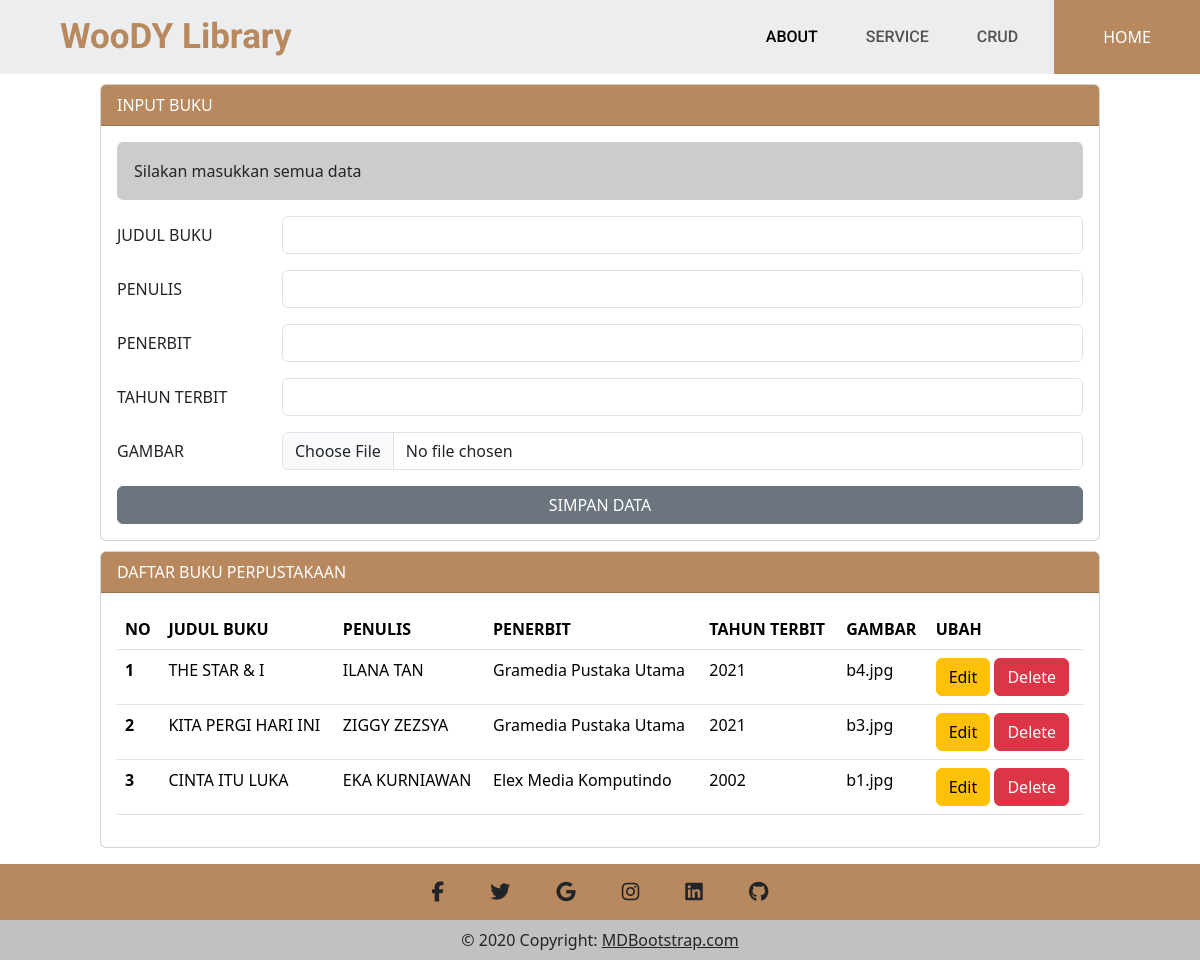
The page / on the database its author committed.
### index.php (the view, shortened to what this page needs)
<?php
include('koneksi.php');
$judulBuku = "";
$penulis = "";
$penerbit = "";
$tahunTerbit = "";
$error = "";
if (isset($_GET['op'])) {
    $op = $_GET['op'];
} else {
    $op = "";
}
if (isset($_POST['simpan'])) {
    $judulBuku = $_POST['judulBuku'];
    $penulis = $_POST['penulis'];
    $penerbit = $_POST['penerbit'];
    $tahunTerbit = $_POST['tahunTerbit'];
    $gambar = $_FILES['gambar']['name'];
    $source = $_FILES['gambar']['tmp_name'];
    move_uploaded_file($source, $gambar);
    if ($judulBuku && $penulis && $penerbit && $tahunTerbit && $gambar) {
        if ($op == 'edit') {
            $sql1 = "update `book-library` set `JUDUL BUKU` = '$judulBuku', `PENULIS` = '$penulis', `PENERBIT` = '$penerbit', `TAHUN TERBIT` = '$tahunTerbit', `GAMBAR` = `$gambar` where id = '$id'";
            $q1 = mysqli_query($koneksi, $sql1);
            if ($q1) {
                $sukses = "Data berhasil diupdate";
            } else {
                $error = "Data gagal diupdate";
            }
        } else {
            $sql1 = "INSERT INTO `book-library`(`JUDUL BUKU`, `PENULIS`, `PENERBIT`, `TAHUN TERBIT`, `GAMBAR`) values ('$judulBuku','$penulis','$penerbit','$tahunTerbit','$gambar')";
            $q1 = mysqli_query($koneksi, $sql1);
            if ($q1) {
                $sukses = "Berhasil memasukkan data baru";
            } else {
                $error = "Gagal memasukkan data";
            }
        }
    }
} else {
    $error = "Silakan masukkan semua data";
}
?>
<!DOCTYPE html>
<html lang="en">
<head>
    <link href="https://cdn.jsdelivr.net/npm/bootstrap@5.3.1/dist/css/bootstrap.min.css" rel="stylesheet"
>
</head>
<body>
    <nav class="hero navbar navbar-expand-lg p-0 stiky-top"  style="background-color: #EBEDEF;">
        <div class="container-fluid">
            <a class="navbar-brand ms-5"
                style="font-family: 'Roboto', sans-serif; font-size: 35px; font-weight: 700; color: #b8895e ;"
                href="#">WooDY Library</a>
            <div class="collapse navbar-collapse" id="navbarSupportedContent" style="font-size: 20
            px; font-family: 'Roboto', sans-serif; font-weight: 500;">
                <ul class="navbar-nav ms-auto mb-2 mb-lg-0">
                    <li class="nav-item mx-3">
                        <a class="nav-link active" aria-current="page" href="home.php #about">ABOUT</a>
                    </li>
                    <li class="nav-item mx-3">
                        <a class="nav-link" href="home.php #service">SERVICE</a>
                    </li>
                    <li class="nav-item mx-3">
                        <a class="nav-link" href="#">CRUD</a>
                    </li>
                </ul>
            </div>
        </div>
        <a href="home.php" class="btn text-white py-4 px-lg-5 d-lg-block rounded-0" style="background-color:#b8895e">HOME
        </a>
    </nav>
    <div class="mx-auto">
        <div class="card">
            <div class="card-header text-white" style="background-color: #b8895e">
                INPUT BUKU
            </div>
            <div class="card-body">
                <?php
                if ($error) {
                    ?>
                    <div class="alert" style="background-color: rgba(0, 0, 0, 0.2); role="alert">
                        <?php echo $error ?>
                    </div>
                    <?php
                }
                ?>
                <form action="" method="POST" enctype="multipart/form-data">
                    <div class="mb-3 row">
                        <label for="judulBuku" class="col-sm-2 col-form-label">JUDUL BUKU</label>
                        <div class="col-sm-10">
                            <input type="text" class="form-control" id="judulBuku" name="judulBuku"
                                value="<?php echo $judulBuku ?>">
                        </div>
                    </div>
                    <div class="mb-3 row">
                        <label for="penulis" class="col-sm-2 col-form-label">PENULIS</label>
                        <div class="col-sm-10">
                            <input type="text" class="form-control" id="penulis" name="penulis"
                                value="<?php echo $penulis ?>">
                        </div>
                    </div>
                    <div class="mb-3 row">
                        <label for="penerbit" class="col-sm-2 col-form-label">PENERBIT</label>
                        <div class="col-sm-10">
                            <input type="text" class="form-control" id="penerbit" name="penerbit"
                                value="<?php echo $penerbit ?>">
                        </div>
                    </div>
                    <div class="mb-3 row">
                        <label for="tahunTerbit" class="col-sm-2 col-form-label">TAHUN TERBIT</label>
                        <div class="col-sm-10">
                            <input type="text" class="form-control" id="tahunTerbit" name="tahunTerbit"
                                value="<?php echo $tahunTerbit ?>">
                        </div>
                    </div>
                    <div class="mb-3 row">
                        <label for="gambar" class="col-sm-2 col-form-label">GAMBAR</label>
                        <div class="col-sm-10">
                            <input type="file" class="form-control" id="gambar" name="gambar"
                                value="<?php echo $tahunTerbit ?>">
                        </div>
                    </div>
                    <div class="d-grid gap-2">
                        <button type="submit" class="btn btn-secondary" name="simpan">SIMPAN
                            DATA</button>
                    </div>
                </form>
            </div>
        </div>
        <div class="card mb-3">
            <div class="card-header text-white" style="background-color: #b8895e">
                DAFTAR BUKU PERPUSTAKAAN
            </div>
            <div class="card-body">
                <table class="table">
                    <thead>
                        <tr>
                            <th scope="col">NO</th>
                            <th scope="col">JUDUL BUKU</th>
                            <th scope="col">PENULIS</th>
                            <th scope="col">PENERBIT</th>
                            <th scope="col">TAHUN TERBIT</th>
                            <th scope="col">GAMBAR</th>
                            <th scope="col">UBAH</th>
                        </tr>
                    <tbody>
                        <?php
                        $sql2 = "Select * from `book-library` order by id desc";
                        $q2 = mysqli_query($koneksi, $sql2);
                        $urut = 1;
                        while ($r2 = mysqli_fetch_array($q2)) {
                            $id = $r2['id'];
                            $judulBuku = $r2['JUDUL BUKU'];
                            $penulis = $r2['PENULIS'];
                            $penerbit = $r2['PENERBIT'];
                            $tahunTerbit = $r2['TAHUN TERBIT'];
                            $gambar = $r2['GAMBAR'];
                            ?>
                            <tr>
                                <th scope="row">
                                    <?php echo $urut++ ?>
                                </th>
                                <td scope="row">
                                    <?php echo $judulBuku ?>
                                </td>
                                <td scope="row">
                                    <?php echo $penulis ?>
                                </td>
                                <td scope="row">
                                    <?php echo $penerbit ?>
                                </td>
                                <td scope="row">
                                    <?php echo $tahunTerbit ?>
                                </td>
                                <td scope="row">
                                    <?php echo $gambar ?>
                                </td>
                                <td scope="row">
                                    <a href="index.php?op=edit&id=<?php echo $id ?>"><button type="button"
                                            class="btn btn-warning">Edit</button></a>
                                    <a href="index.php?op=delete&id=<?php echo $id ?>"
                                        onclick="return confirm('Yakin mau delete data?')"><button type="button"
                                            class="btn btn-danger">Delete</button></a>
                                </td>
                            </tr>
                            <?php
                        }
                        ?>
                    </tbody>
                    </thead>
                </table>
            </div>
        </div>
    </div>
    <footer class="text-center text-white" style="background-color: #f1f1f1;">
        <div class="container-fluid p-0">
            <section class="p-0" style="background-color: #b8895e">
                <a class="btn btn-link btn-floating btn-lg text-dark m-1" href="#!" role="button"
                    data-mdb-ripple-color="dark"><i class="fa-brands fa-facebook-f"></i></a>
                <a class="btn btn-link btn-floating btn-lg text-dark m-1" href="#!" role="button"
                    data-mdb-ripple-color="dark"><i class="fab fa-twitter"></i></a>
                <a class="btn btn-link btn-floating btn-lg text-dark m-1" href="#!" role="button"
                    data-mdb-ripple-color="dark"><i class="fab fa-google"></i></a>
                <a class="btn btn-link btn-floating btn-lg text-dark m-1" href="#!" role="button"
                    data-mdb-ripple-color="dark"><i class="fab fa-instagram"></i></a>
                <a class="btn btn-link btn-floating btn-lg text-dark m-1" href="#!" role="button"
                    data-mdb-ripple-color="dark"><i class="fab fa-linkedin"></i></a>
                <a class="btn btn-link btn-floating btn-lg text-dark m-1" href="#!" role="button"
                    data-mdb-ripple-color="dark"><i class="fab fa-github"></i></a>
            </section>
        </div>
        <div class="text-center text-dark p-2" style="background-color: rgba(0, 0, 0, 0.2);">
            © 2020 Copyright:
            <a class="text-dark" href="https://mdbootstrap.com/">MDBootstrap.com</a>
        </div>
    </footer>
</body>
</html>

### index.php (style rules this page uses)
.mx-auto { width: 1000px; }
.card { margin-top: 10px; }

### rows shown on the page
book-library: JUDUL BUKU "THE STAR & I", PENULIS "ILANA TAN", PENERBIT "Gramedia Pustaka Utama", TAHUN TERBIT "2021", GAMBAR "b4.jpg"
book-library: JUDUL BUKU "KITA PERGI HARI INI", PENULIS "ZIGGY ZEZSYA", PENERBIT "Gramedia Pustaka Utama", TAHUN TERBIT "2021", GAMBAR "b3.jpg"
book-library: JUDUL BUKU "CINTA ITU LUKA", PENULIS "EKA KURNIAWAN", PENERBIT "Elex Media Komputindo", TAHUN TERBIT "2002", GAMBAR "b1.jpg"

### other values the page prints
$error "Silakan masukkan semua data"
